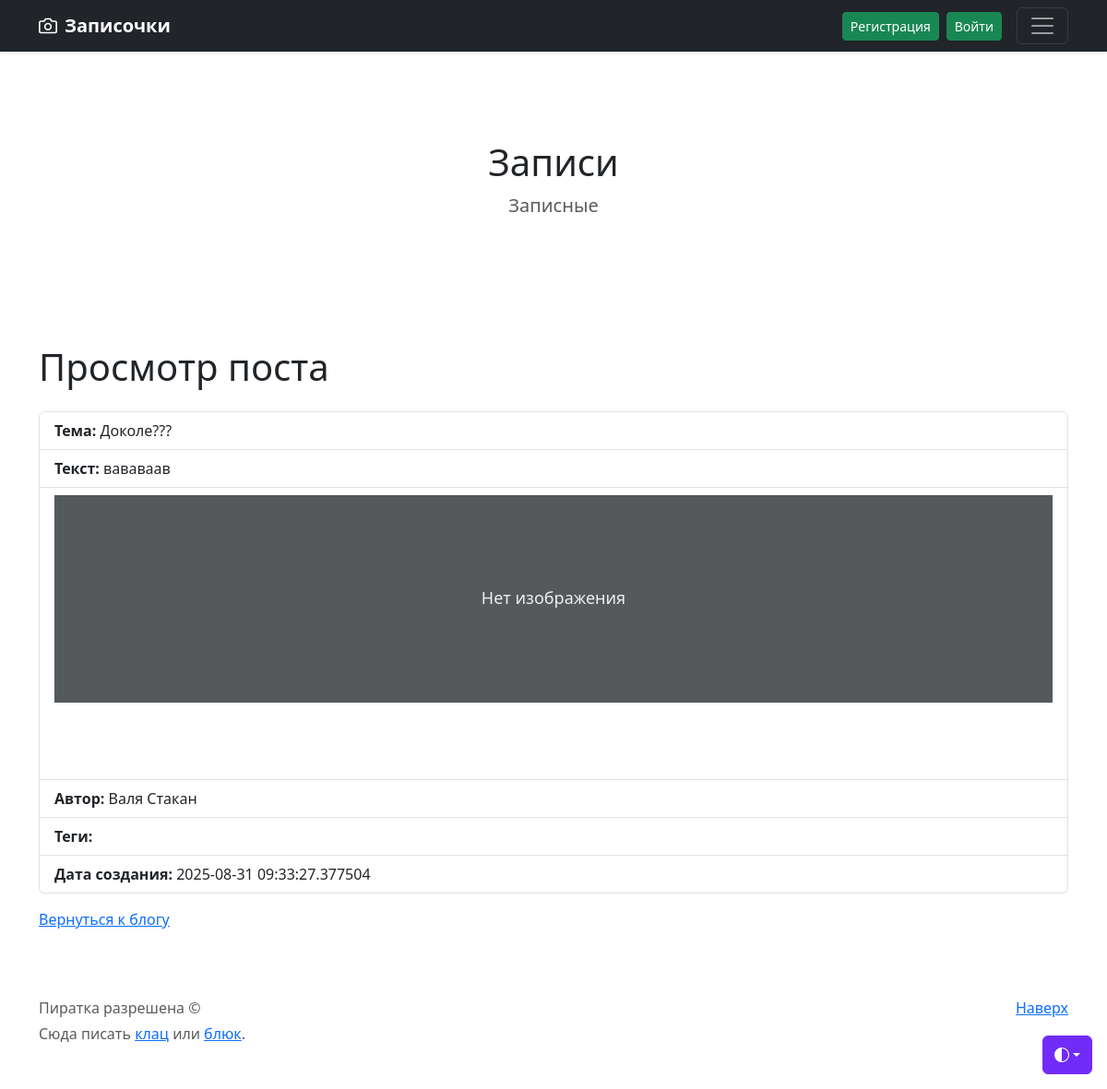
The page /post/2 on the database as committed earlier.
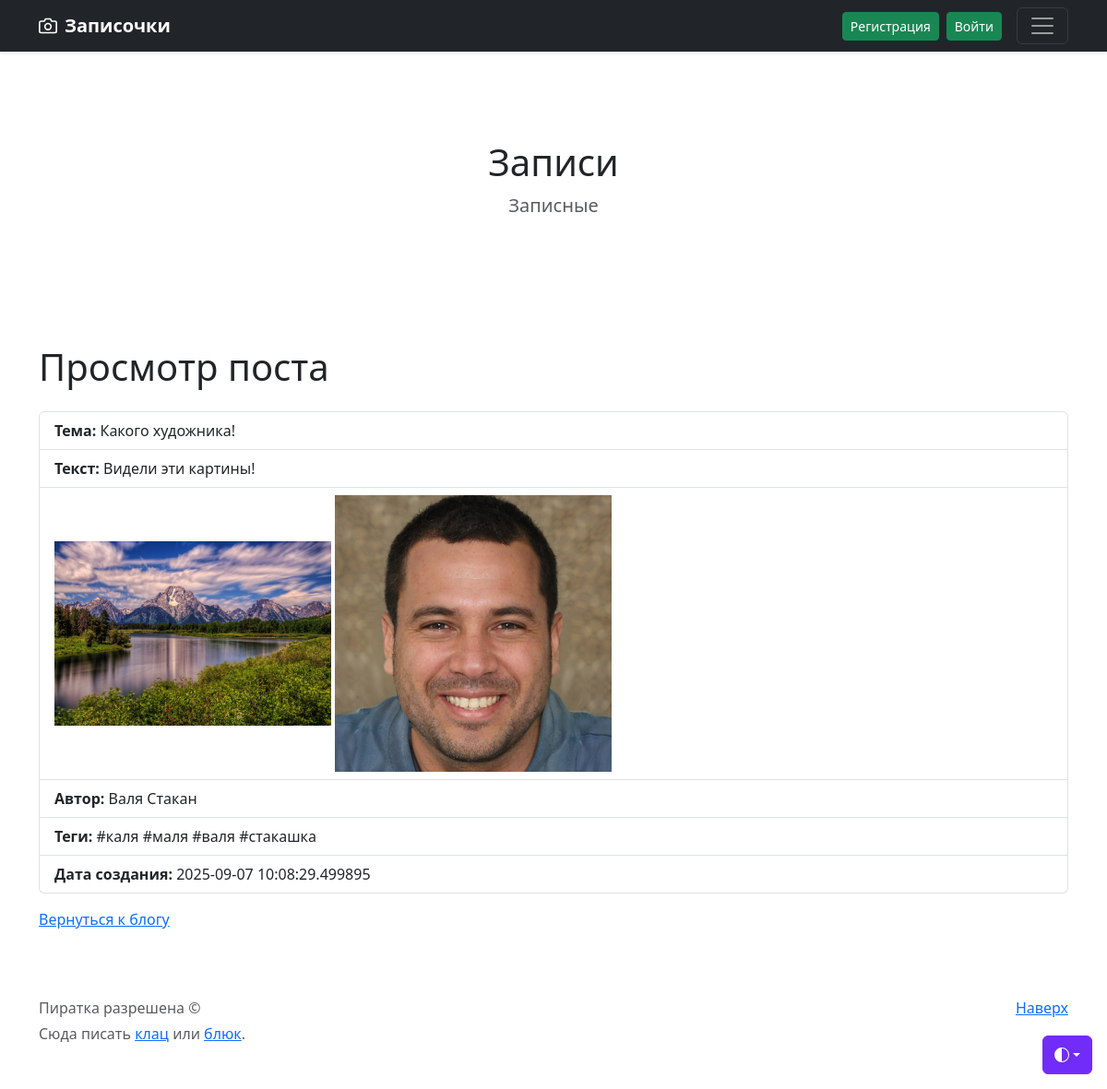
The same page on the database as committed later.
### models.py (models this page shows, shortened)
class Base(Model):
    class Meta:
        database = db

class Blog(Base):
    name = CharField()
    text = CharField()
    author = ForeignKeyField(User)
    created_on = DateTimeField(default=datetime.now())
    @property
    def images(self):
        images = BlogImage.select().where(BlogImage.blog == self)
        return images
    @property
    def tags(self):
        tags = BlogTags.select().where(BlogTags.blog == self)
        return tags

class User(Base):
    first_name = CharField()
    last_name = CharField()
    email = CharField(unique=True)
    password_hash = CharField()
    image_path = CharField(null=True)

class BlogImage(Base):
    blog = ForeignKeyField(Blog)
    image_path = CharField(null=True)

class BlogTags(Base):
    blog = ForeignKeyField(Blog)
    text = CharField(null=True)

### app.py (the view)
@app.route('/post/<int:post_id>', methods=['GET'])
def post_detail(post_id):
    post = Blog.get(Blog.id == post_id)
    return render('post_detail.html', post=post)

### app.py (called while the page is built)
@app.before_request
def get_user():
    user_id = session.get('user_id')
    if user_id:
        user = User.get_or_none(User.id == user_id)
    else:
        user = None
    request.user = user

def render(template, **kwargs):
    return render_template(template, **kwargs, user=request.user)

### templates/post_detail.html (shortened to what this page needs)
{% extends "base.html" %}
{% block content %}
<h1 class="mb-4">Просмотр поста</h1>
<ul class="list-group">
    <li class="list-group-item"><strong>Тема:</strong> {{ post.name }}</li>
    <li class="list-group-item"><strong>Текст:</strong> {{ post.text }}</li>
    <li class="list-group-item">
        <div class="image-container" style="min-height:300px;">
            {% for image in post.images %}
            <img src="/{{ image.image_path }}" alt="Image" class="img-fluid" style="max-width:300px;">
            {% else %}
            <svg class="bd-placeholder-img card-img-top" width="300" height="225"
                 xmlns="http://www.w3.org/2000/svg"
                 role="img" aria-label="Placeholder: Thumbnail" preserveAspectRatio="xMidYMid slice"
                 focusable="false">
                <text x="50%" y="50%" fill="#eceeef" dy=".3em">Нет изображения</text>
            </svg>
            {% endfor %}
        </div>
    </li>
    <li class="list-group-item"><strong>Автор:</strong> {{ post.author.first_name }} {{ post.author.last_name }}
    </li>
    <li class="list-group-item"><strong>Теги:</strong>
        {% for tag in post.tags %}
        #{{ tag.text }}
        {% endfor %}
    </li>
    <li class="list-group-item"><strong>Дата создания:</strong> {{ post.created_on }}</li>
</ul>
<p class="mt-3"><a href="{{ url_for('index') }}">Вернуться к блогу</a></p>
{% endblock %}

### templates/base.html (shortened to what this page needs)
<!doctype html>
<html lang="ru" data-bs-theme="auto">
<head>
    <link href="https://cdn.jsdelivr.net/npm/bootstrap@5.3.0/dist/css/bootstrap.min.css"
          rel="stylesheet"
>
</head>
<body>
<div class="dropdown position-fixed bottom-0 end-0 mb-3 me-3 bd-mode-toggle">
    <button class="btn btn-bd-primary py-2 dropdown-toggle d-flex align-items-center"
            id="bd-theme"
            type="button"
            aria-expanded="false"
            data-bs-toggle="dropdown"
            aria-label="Toggle theme (auto)">
        <svg class="bi my-1 theme-icon-active" width="1em" height="1em">
            <use href="#circle-half"></use>
        </svg>
    </button>
</div>
<header data-bs-theme="dark">
    <div class="navbar navbar-dark bg-dark shadow-sm">
        <div class="container d-flex justify-content-between align-items-center">
            <a href="#" class="navbar-brand d-flex align-items-center">
                <strong style="color: white">Записочки</strong>
            </a>
            <div class="d-flex align-items-center ms-auto gap-2 me-3">
                {% if user %}
                <span class="text-white me-3">Добро пожаловать, {{user.first_name}} {{user.last_name}}</span>
                <a href="{{ url_for('add_post') }}" class="btn btn-primary btn-sm">Написать</a>
                <a href="{{ url_for('logout') }}" class="btn btn-success btn-sm">Выйти</a>
                <a href="{{ url_for('profile') }}" class="btn btn-success btn-sm">Личный кабинет</a>
                {% else %}
                <a href="{{ url_for('register') }}" class="btn btn-success btn-sm">Регистрация</a>
                <a href="{{ url_for('login') }}" class="btn btn-success btn-sm">Войти</a>
                {% endif %}
            </div>
            <button class="navbar-toggler" type="button" data-bs-toggle="collapse" data-bs-target="#navbarHeader"
                    aria-controls="navbarHeader" aria-expanded="false" aria-label="Toggle navigation">
                <span class="navbar-toggler-icon"></span>
            </button>
        </div>
    </div>
</header>
<section class="py-5 text-center container">
    <div class="row py-lg-5">
        <div class="col-lg-6 col-md-8 mx-auto">
            <h1 class="fw-light">Записи</h1>
            <p class="lead text-body-secondary">Записные</p>
        </div>
    </div>
</section>
<main class="container my-4">
    {% block content %}{% endblock %}
</main>
<footer class="text-body-secondary py-5">
    <div class="container">
        <p class="float-end mb-1">
            <a href="#">Наверх</a>
        </p>
        <p class="mb-1">Пиратка разрешена &copy; </p>
        <p class="mb-0">Сюда писать <a href="/">клац</a> или <a href="/docs/5.3/getting-started/introduction/">блюк</a>.
        </p>
    </div>
</footer>
</body>
</html>

### templates/base.html (style rules this page uses)
.bi { vertical-align: -.125em; fill: currentColor; }
.btn-bd-primary { --bd-violet-bg: #712cf9; --bd-violet-rgb: 112.520718, 44.062154, 249.437846; --bs-btn-font-weight: 600; --bs-btn-color: var(--bs-white); --bs-btn-bg: var(--bd-violet-bg); --bs-btn-border-color: var(--bd-violet-bg); --bs-btn-hover-color: var(--bs-white); --bs-btn-hover-bg: #6528e0; --bs-btn-hover-border-color: #6528e0; --bs-btn-focus-shadow-rgb: var(--bd-violet-rgb); --bs-btn-active-color: var(--bs-btn-hover-color); --bs-btn-active-bg: #5a23c8; --bs-btn-active-border-color: #5a23c8; }
.bd-mode-toggle { z-index: 1500; }

Rows that differ between the two databases and show on the page:
changed Blog: name "Доколе???" → "Какого художника!"; text "вававаав" → "Видели эти картины!"; created_on "2025-08-31 09:33:27.377504" → "2025-09-07 10:08:29.499895"
added BlogImage: image_path (picture)
added BlogImage: image_path (picture)
added BlogTags: text "каля"
added BlogTags: text "маля"
added BlogTags: text "валя"
added BlogTags: text "стакашка"
Other text that changed with them:
text no longer shown: "Нет изображения"
